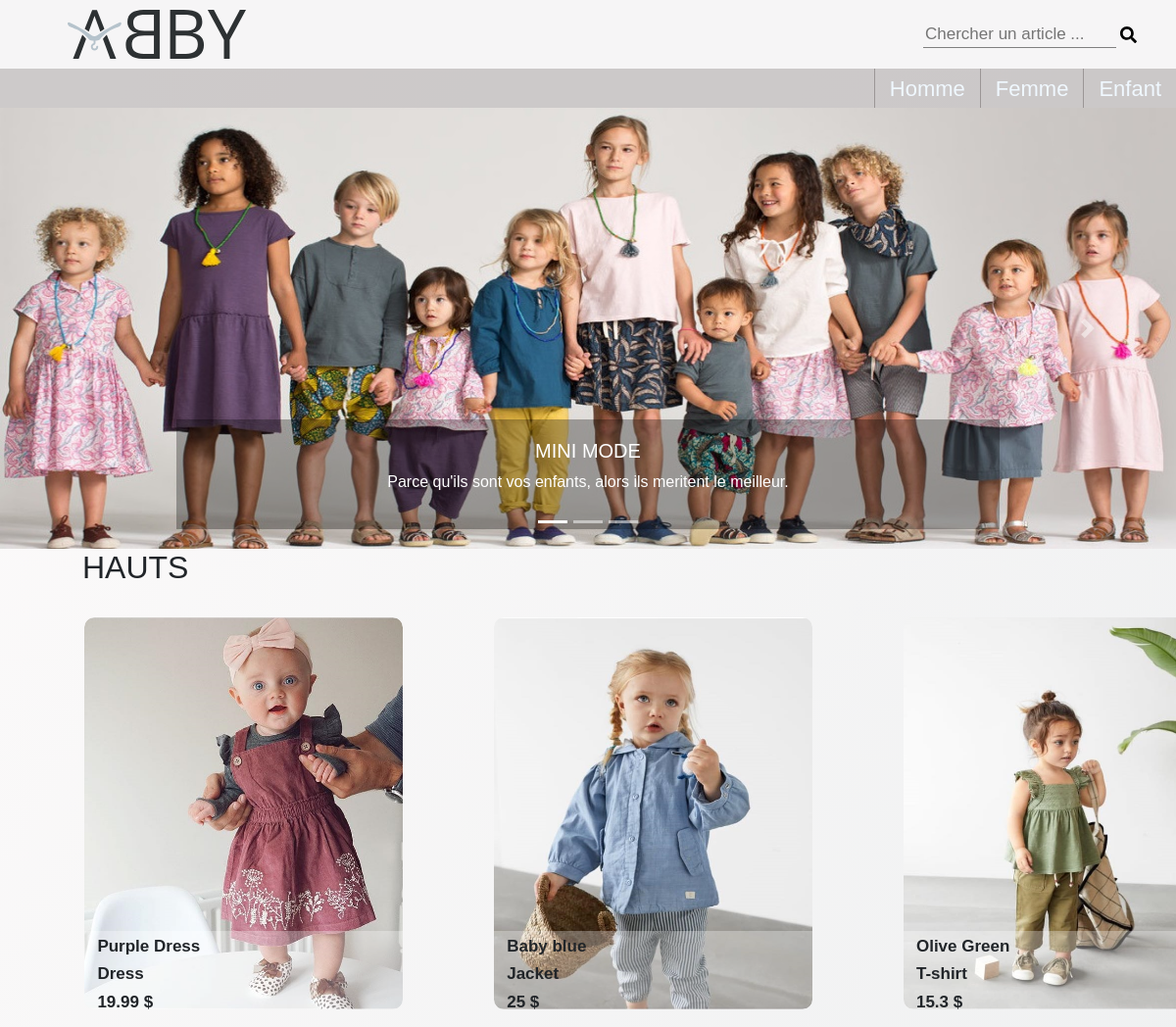
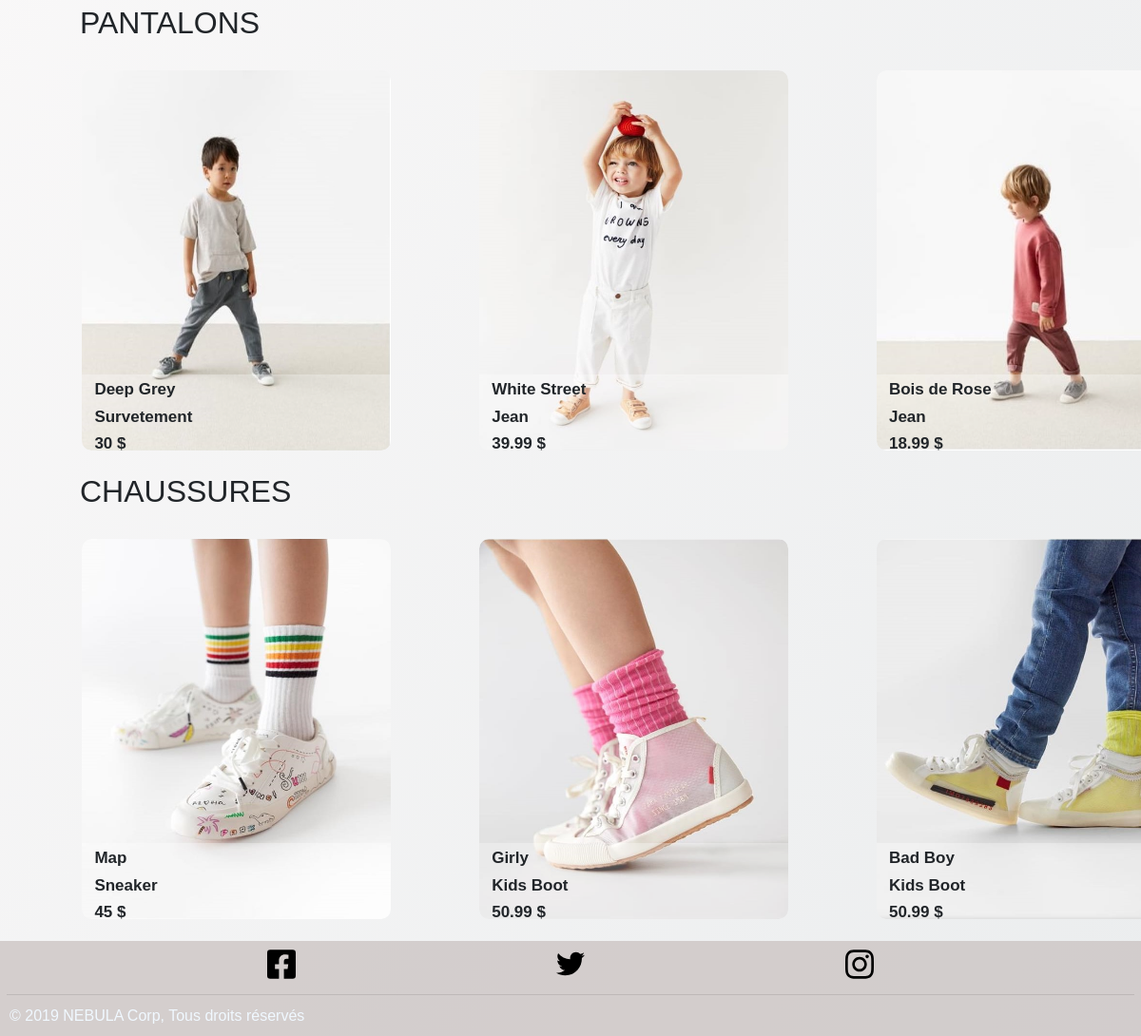
The app's page /enfant.php with its own data (2 pictures, top to bottom).
### tables this page shows
CREATE TABLE IF NOT EXISTS `produit` (
  `id` int(11) NOT NULL AUTO_INCREMENT,
  `libelle` varchar(255) NOT NULL,
  `description` text NOT NULL,
  `categorie` varchar(255) NOT NULL,
  `partie` varchar(255) NOT NULL,
  `prix` float NOT NULL,
  `image` varchar(255) NOT NULL,
  `type` varchar(255) NOT NULL,
  PRIMARY KEY (`id`)
);

### enfant.php (the view, shortened to what this page needs)
<?php
    function affiche_produit($categorie){
        $requete = $GLOBALS['bdd']->prepare('SELECT * FROM produit WHERE partie = ? and type ="enfant"');
        $requete->execute(array($categorie));
        while($donnees = $requete->fetch()){
            echo "<li class='article' id='".$donnees['id']."'> <img src='./img/".$donnees['image']."'>   <div class='info'> <span class='nom_produit'>".$donnees['libelle']."</span>    <span class='categorie'>".$donnees['categorie']."</span> <span class='price'>".$donnees['prix']."</span>   </div> </li>";
        }
    }
?>
<!DOCTYPE html>
<html lang="en">
<head>
    <link rel="stylesheet" href="./fontawesome-pro-5.8.2-web/css/all.min.css">
    <link rel="stylesheet" href="./bootstrap-4.3.1-dist/bootstrap-4.3.1-dist/css/bootstrap.min.css">
    <link rel="stylesheet" href="./style/style.css">
</head>
<body>
  <?php include 'utilitaires/header.php'; ?>
  <?php include 'utilitaires/nav.php'; ?>
   <div class="bd-example">
    <div id="carouselExampleCaptions" class="carousel slide" data-ride="carousel">
      <ol class="carousel-indicators">
        <li data-target="#carouselExampleCaptions" data-slide-to="0" class="active"></li>
        <li data-target="#carouselExampleCaptions" data-slide-to="1"></li>
        <li data-target="#carouselExampleCaptions" data-slide-to="2"></li>
      </ol>
      <div class="carousel-inner">
        <div class="carousel-item active">
          <img src="./img/slide-enfant_1.jpg" class="d-block w-100" alt="...">
          <div class="carousel-caption d-none d-md-block">
            <h5>MINI MODE</h5>
            <p>Parce qu'ils sont vos enfants, alors ils meritent le meilleur.</p>
          </div>
        </div>
      </div>
      <a class="carousel-control-prev" href="#carouselExampleCaptions" role="button" data-slide="prev">
        <span class="carousel-control-prev-icon" aria-hidden="true"></span>
      </a>
      <a class="carousel-control-next" href="#carouselExampleCaptions" role="button" data-slide="next">
        <span class="carousel-control-next-icon" aria-hidden="true"></span>
      </a>
    </div>
  </div>
    <ul class="pull">
    <h2>HAUTS</h2>
        <ol class="articles">
          <?php
            affiche_produit("haut");
          ?>
        </ol>
    </ul>
    <ul class="pantalon">
            <h2>PANTALONS</h2>
          <ol class="articles">
            <?php
              affiche_produit("bas");
            ?>
        </ol>
        </ul>
         <ul class="chaussure">
          <h2>CHAUSSURES</h2>
          <ol class="articles">
            <?php
              affiche_produit("chaussure");
            ?>
          </ol>
        </ul>
 <?php include 'utilitaires/footer.php'; ?>
</body>
</html>

### utilitaires/header.php
<header id="begin" >
  <a href="./index.php" class="title"><img src="./img/abby_logo.svg" alt="logo"></a>
             <div class="search">
        <input type="text" placeholder="Chercher un article ...">
        <button class="loupe_btn"><img src="./img/search-solid.svg" style="width: 17px;"></button>
    </div>
</header>

### utilitaires/nav.php
<nav>
    <a href="./homme.php">Homme</a>
    <a href="./femme.php">Femme</a>
    <a href="./enfant.php">Enfant</a>
</nav>

### utilitaires/footer.php
<footer>
  <div class="social">
    <img src="./img/facebook-square-brands.svg" alt="Facebook" title="Facebook">
    <img src="./img/twitter-brands.svg" alt="Twitter" title="Twitter">
    <img src="./img/instagram-brands.svg" alt="Instagram" title="Instagram">
  </div>
  <hr style="margin:7px">
  <div class="droit">© 2019 NEBULA Corp, Tous droits réservés</div>
 </footer>

### style/style.css (style rules this page uses)
body { background-image: linear-gradient(120deg, #fdfbfb 0%, #ebedee 100%); font-family: 'ff-clan-web-pro', Helvetica, sans-serif; }
header { width: 100%; background-color: #f6f5f6; display: flex; flex-direction: row; justify-content: space-between; align-items: center; padding: 10px; }
.title { display: flex; align-content: center; width: 300px; height: 50px; justify-content: center; }
.search { width: 250px; margin: 0% ; padding: 2px; }
.loupe_btn { background: none; border: none; padding: 0; }
input { border: none; border-bottom: 1px solid grey; background: none; width: 80%; font-size: 17px; outline: none; }
nav { display: flex; position: relative; flex-direction: row; justify-content: flex-end; background-color: rgba(190, 186, 186, 0.75); height: 40px; }
nav a { color: aliceblue; border-left: 0.1px #9b9696 solid; padding:4px 15px ; text-align: center; text-decoration: none; font-size: 22px; }
img { cursor: pointer; }
.d-block { height: 450px; }
h2 { margin-left:7%; }
.pull, .pantalon, .chaussure { position: relative; list-style: none; overflow: hidden; width: 100%; padding: 0; margin: 0; display: flex; flex-direction: column; }
.articles { display: -webkit-box; flex-direction: row; justify-content: space-evenly; flex-wrap: nowrap; list-style: none; }
.article { position: relative; display: flex; border-radius: 10px; margin: 2% 4%; width: 325px; height: 400px; transition:cubic-bezier(0, 0.44, 0.54, 1.18) 0.5s; overflow: hidden; cursor: pointer; }
.carousel-caption { background-color: rgba(0, 0, 0, 0.3); }
.article img { width: 100%; height: 100%; border-radius: 10px; }
.info { padding: 0 10px; position: absolute; bottom: 0px; width: 100%; height: 20%; align-self: flex-end; background-color: rgba(255,255,255,0.3); }
span { font-family: "AdihausDIN",Helvetica,Arial,sans-serif; display: block; position: relative; z-index: 1; font-size: 17px; margin: 3px ; padding: 0; font-weight: bold; }
.price::after { content: ' $'; }
footer { width: 100%; height:100px ; background-color: rgba(202, 194, 192, 0.75); color: aliceblue; }
.social { padding: 7px; display: flex; justify-content: space-evenly; align-items: center; }
.social img { width: 30px; }
.droit { margin: 10px; }

### records on screen
produit: image (picture), libelle "Purple Dress", categorie "Dress", prix "19.99"
produit: image (picture), libelle "Baby blue", categorie "Jacket", prix "25"
produit: image (picture), libelle "Olive Green", categorie "T-shirt", prix "15.3"
produit: image (picture), libelle "Deep Grey", categorie "Survetement", prix "30"
produit: image (picture), libelle "White Street", categorie "Jean", prix "39.99"
produit: image (picture), libelle "Bois de Rose", categorie "Jean", prix "18.99"
produit: image (picture), libelle "Map", categorie "Sneaker", prix "45"
produit: image (picture), libelle "Girly", categorie "Kids Boot", prix "50.99"
produit: image (picture), libelle "Bad Boy", categorie "Kids Boot", prix "50.99"
